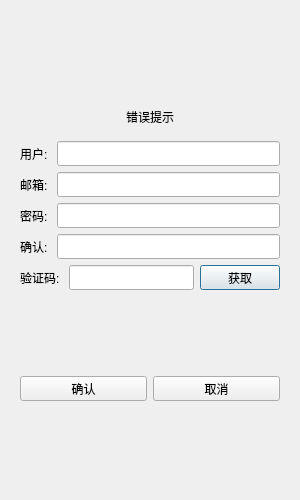
<?xml version="1.0" encoding="UTF-8"?>
<ui version="4.0">
 <class>RegisterDialog</class>
 <widget class="QDialog" name="RegisterDialog">
  <property name="geometry">
   <rect>
    <x>0</x>
    <y>0</y>
    <width>300</width>
    <height>500</height>
   </rect>
  </property>
  <property name="minimumSize">
   <size>
    <width>300</width>
    <height>500</height>
   </size>
  </property>
  <property name="maximumSize">
   <size>
    <width>300</width>
    <height>500</height>
   </size>
  </property>
  <property name="windowTitle">
   <string>Dialog</string>
  </property>
  <layout class="QVBoxLayout" name="verticalLayout_2">
   <item>
    <layout class="QVBoxLayout" name="verticalLayout">
     <item>
      <widget class="QStackedWidget" name="stackedWidget">
       <widget class="QWidget" name="page">
        <layout class="QVBoxLayout" name="verticalLayout_3">
         <item>
          <spacer name="verticalSpacer">
           <property name="orientation">
            <enum>Qt::Vertical</enum>
           </property>
           <property name="sizeHint" stdset="0">
            <size>
             <width>20</width>
             <height>40</height>
            </size>
           </property>
          </spacer>
         </item>
         <item>
          <widget class="QWidget" name="widget" native="true">
           <layout class="QVBoxLayout" name="verticalLayout_4">
            <item>
             <widget class="QLabel" name="err_tip">
              <property name="text">
               <string>错误提示</string>
              </property>
              <property name="alignment">
               <set>Qt::AlignCenter</set>
              </property>
             </widget>
            </item>
           </layout>
          </widget>
         </item>
         <item>
          <layout class="QHBoxLayout" name="horizontalLayout">
           <item>
            <widget class="QLabel" name="user_label">
             <property name="minimumSize">
              <size>
               <width>0</width>
               <height>25</height>
              </size>
             </property>
             <property name="maximumSize">
              <size>
               <width>16777215</width>
               <height>25</height>
              </size>
             </property>
             <property name="text">
              <string>用户: </string>
             </property>
            </widget>
           </item>
           <item>
            <widget class="QLineEdit" name="user_edit">
             <property name="minimumSize">
              <size>
               <width>0</width>
               <height>25</height>
              </size>
             </property>
             <property name="maximumSize">
              <size>
               <width>16777215</width>
               <height>25</height>
              </size>
             </property>
            </widget>
           </item>
          </layout>
         </item>
         <item>
          <layout class="QHBoxLayout" name="horizontalLayout_2">
           <item>
            <widget class="QLabel" name="email_label">
             <property name="minimumSize">
              <size>
               <width>0</width>
               <height>25</height>
              </size>
             </property>
             <property name="maximumSize">
              <size>
               <width>16777215</width>
               <height>25</height>
              </size>
             </property>
             <property name="text">
              <string>邮箱: </string>
             </property>
            </widget>
           </item>
           <item>
            <widget class="QLineEdit" name="email_edit">
             <property name="minimumSize">
              <size>
               <width>0</width>
               <height>25</height>
              </size>
             </property>
             <property name="maximumSize">
              <size>
               <width>16777215</width>
               <height>25</height>
              </size>
             </property>
            </widget>
           </item>
          </layout>
         </item>
         <item>
          <layout class="QHBoxLayout" name="horizontalLayout_3">
           <item>
            <widget class="QLabel" name="pass_label">
             <property name="minimumSize">
              <size>
               <width>0</width>
               <height>25</height>
              </size>
             </property>
             <property name="maximumSize">
              <size>
               <width>16777215</width>
               <height>25</height>
              </size>
             </property>
             <property name="text">
              <string>密码: </string>
             </property>
            </widget>
           </item>
           <item>
            <widget class="QLineEdit" name="pass_edit">
             <property name="minimumSize">
              <size>
               <width>0</width>
               <height>25</height>
              </size>
             </property>
             <property name="maximumSize">
              <size>
               <width>16777215</width>
               <height>25</height>
              </size>
             </property>
            </widget>
           </item>
          </layout>
         </item>
         <item>
          <layout class="QHBoxLayout" name="horizontalLayout_4">
           <item>
            <widget class="QLabel" name="confirm_label">
             <property name="minimumSize">
              <size>
               <width>0</width>
               <height>25</height>
              </size>
             </property>
             <property name="maximumSize">
              <size>
               <width>16777215</width>
               <height>25</height>
              </size>
             </property>
             <property name="text">
              <string>确认: </string>
             </property>
            </widget>
           </item>
           <item>
            <widget class="QLineEdit" name="confirm_edit">
             <property name="minimumSize">
              <size>
               <width>0</width>
               <height>25</height>
              </size>
             </property>
             <property name="maximumSize">
              <size>
               <width>16777215</width>
               <height>25</height>
              </size>
             </property>
            </widget>
           </item>
          </layout>
         </item>
         <item>
          <layout class="QHBoxLayout" name="horizontalLayout_5">
           <item>
            <widget class="QLabel" name="verify_label">
             <property name="minimumSize">
              <size>
               <width>0</width>
               <height>25</height>
              </size>
             </property>
             <property name="maximumSize">
              <size>
               <width>16777215</width>
               <height>25</height>
              </size>
             </property>
             <property name="text">
              <string>验证码: </string>
             </property>
            </widget>
           </item>
           <item>
            <widget class="QLineEdit" name="verify_edit">
             <property name="minimumSize">
              <size>
               <width>0</width>
               <height>25</height>
              </size>
             </property>
             <property name="maximumSize">
              <size>
               <width>16777215</width>
               <height>25</height>
              </size>
             </property>
            </widget>
           </item>
           <item>
            <widget class="QPushButton" name="get_code_btn">
             <property name="minimumSize">
              <size>
               <width>0</width>
               <height>25</height>
              </size>
             </property>
             <property name="maximumSize">
              <size>
               <width>16777215</width>
               <height>25</height>
              </size>
             </property>
             <property name="text">
              <string>获取</string>
             </property>
            </widget>
           </item>
          </layout>
         </item>
         <item>
          <spacer name="verticalSpacer_2">
           <property name="orientation">
            <enum>Qt::Vertical</enum>
           </property>
           <property name="sizeHint" stdset="0">
            <size>
             <width>20</width>
             <height>40</height>
            </size>
           </property>
          </spacer>
         </item>
         <item>
          <layout class="QHBoxLayout" name="horizontalLayout_6">
           <item>
            <widget class="QPushButton" name="sure_btn">
             <property name="minimumSize">
              <size>
               <width>0</width>
               <height>25</height>
              </size>
             </property>
             <property name="maximumSize">
              <size>
               <width>16777215</width>
               <height>25</height>
              </size>
             </property>
             <property name="text">
              <string>确认</string>
             </property>
            </widget>
           </item>
           <item>
            <widget class="QPushButton" name="cancel_btn">
             <property name="minimumSize">
              <size>
               <width>0</width>
               <height>25</height>
              </size>
             </property>
             <property name="maximumSize">
              <size>
               <width>16777215</width>
               <height>25</height>
              </size>
             </property>
             <property name="text">
              <string>取消</string>
             </property>
            </widget>
           </item>
          </layout>
         </item>
         <item>
          <spacer name="verticalSpacer_3">
           <property name="orientation">
            <enum>Qt::Vertical</enum>
           </property>
           <property name="sizeHint" stdset="0">
            <size>
             <width>20</width>
             <height>40</height>
            </size>
           </property>
          </spacer>
         </item>
        </layout>
       </widget>
       <widget class="QWidget" name="page_2"/>
      </widget>
     </item>
    </layout>
   </item>
  </layout>
 </widget>
 <resources/>
 <connections/>
</ui>
